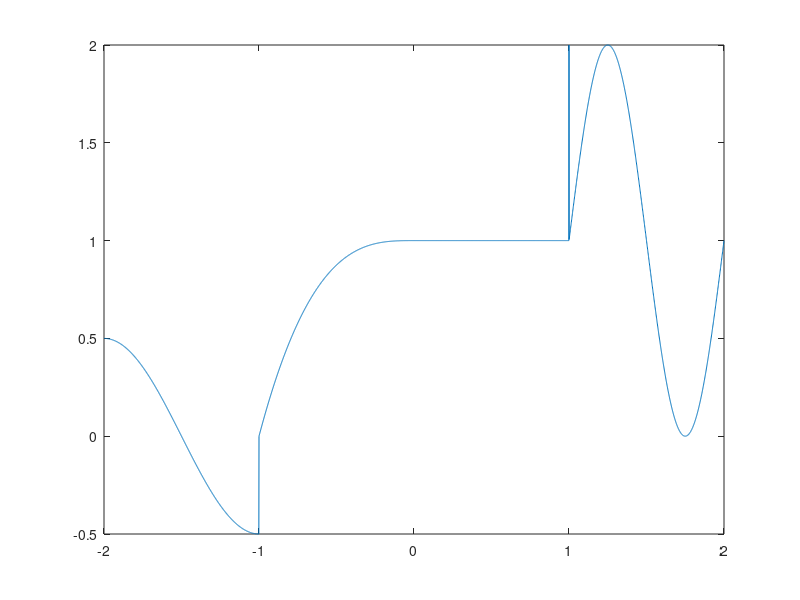

The MATLAB source for this figure:
T = 2-(-2);
step = T/4000 ;
t = -2:step:2;
p1 = (t>=-2) & (t<-1);
p2 = (t>=-1) & (t<0);
p3 = (t>=0) & (t<=1);
p4 = (t>=1) & (t<=2);
g = p1.*(cos(pi*t)/2)+p2.*(t.^3+1)+p3.*(1) +p4.*(sin(2*pi*t)+1);

plot(t,g)